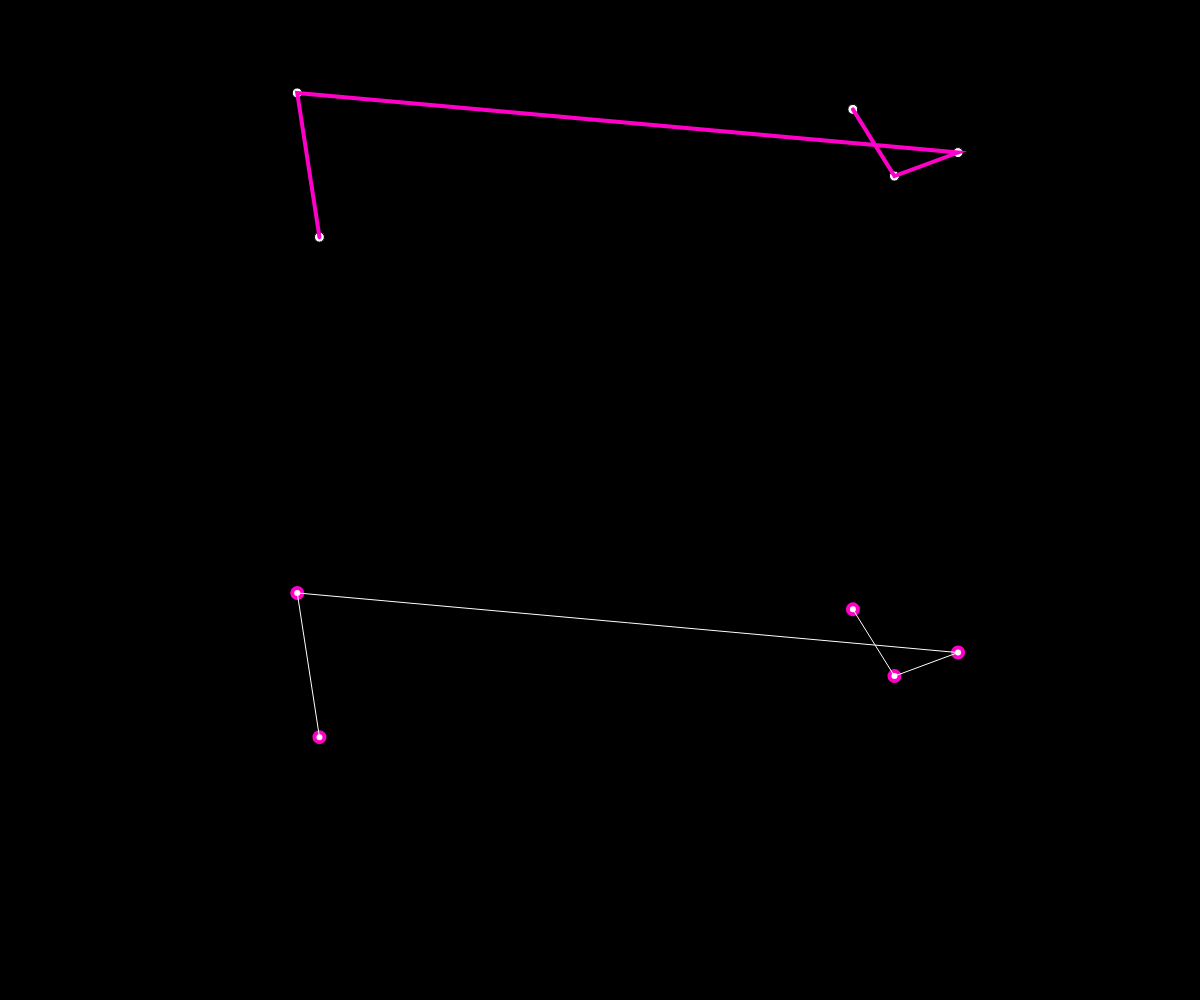
Frame 1 (no input)
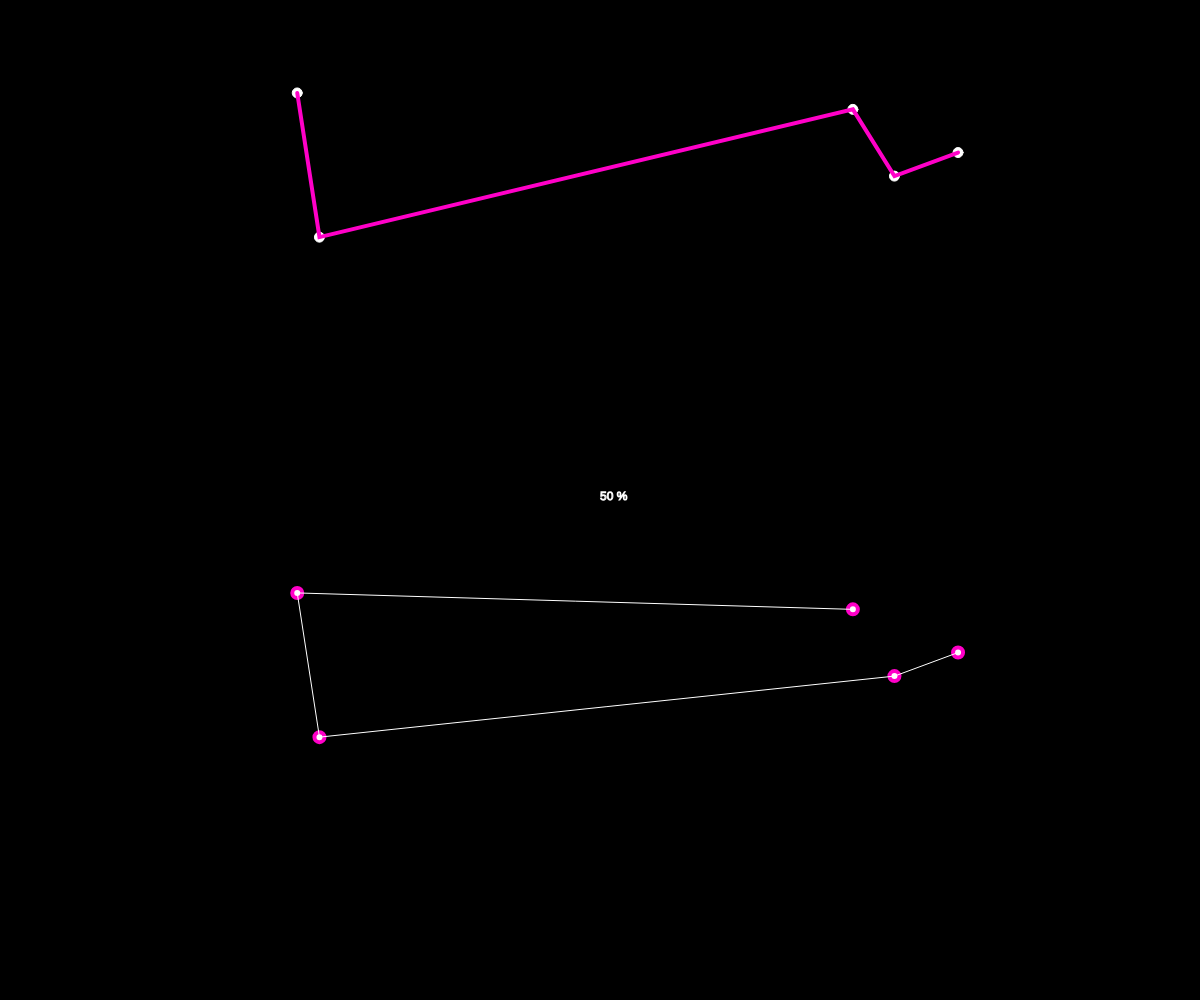
Frame 60 (no input)
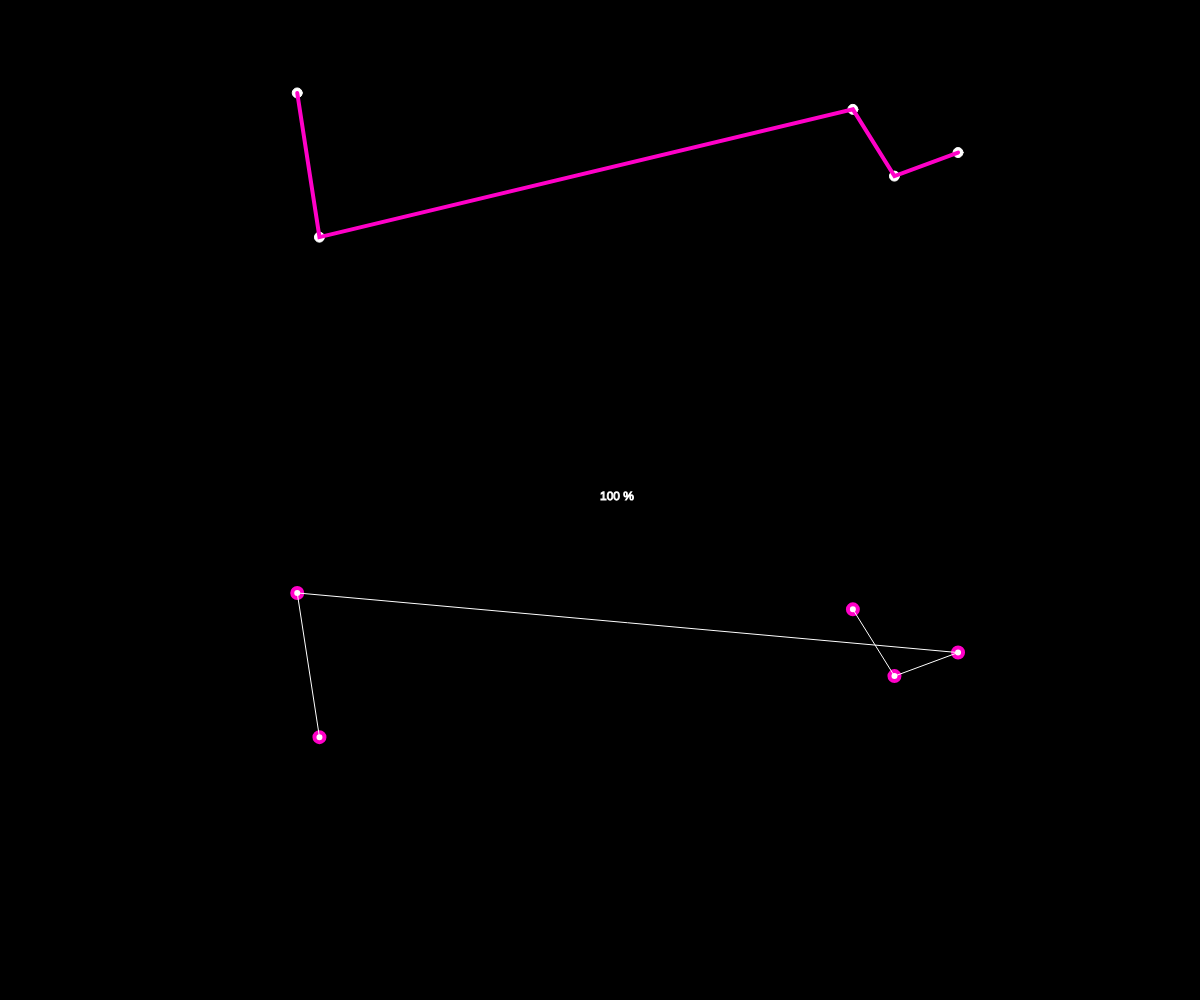
Frame 120 (the mouse pressed at the canvas centre since frame 60)

The p5.js sketch that drew these frames (run headless with seeded random() and noise() and a simulated clock; from frame 60 on, the mouse is pressed at the canvas centre):

// p5.js sketch
// ── sketch.js
let order = [];
let x = -1;
let y = -1;
let cities = [];
let totalCities = 5;
let noChecks ;
let recordDistance = 0;
let bestOrder = [];
let counter = 0;
function setup() {
  createCanvas(windowWidth, windowHeight);
  for (let i = 0; i < totalCities; i++) {
    order.push(i);
  }
  for (let i = 0; i < totalCities; i++) {
    let v = createVector(random(width - 20) + 10, random(height/2 - 20) + 10);
    cities[i] = v;
  }
  let d = calcD(cities, order);
  recordDistance = d;
  bestOrder = order.slice();
  noChecks = factorial(totalCities)
  console.log(noChecks)
}
function nextP(order) {
  for (let i = 0; i < order.length - 1; i++) {
    if (order[i] < order[i + 1]) {
      x = i;
    }
  }
  if (x === -1) {
    console.log("No more permutations");
    return null;
  }
  for (let j = x; j < order.length; j++) {
    if (order[j] > order[x]) {
      y = j;
    }
  }

  let temp = order.slice(order);
  swap(temp, x, y);
  order = rev(temp, x + 1);
  x = -1;
  return order;
}
function swap(arr, x, y) {
  let temp = arr[x];
  arr[x] = arr[y];
  arr[y] = temp;
}
function rev(arr, p) {
  let b = arr.slice(p);
  b = reverse(b);
  let c = arr.slice(0, p);
  let d = c.concat(b);
  return d;
}
function draw() {
    counter++;
  background(0);
  let pComplete = counter/noChecks*100
  text(`${pComplete} %`,width/2,height/2)
  for (let city of cities) {
    fill(255);
    ellipse(city.x, city.y, 10, 10);
  }
  beginShape();
  noFill(255);
  stroke(255, 0, 200);
  strokeWeight(4);
  for (let i = 0; i < bestOrder.length; i++) {
    let n = bestOrder[i];
    vertex(cities[n].x, cities[n].y);
  }
  endShape();
  translate(0, height/2)
  for (let city of cities) {
    fill(255);
    ellipse(city.x, city.y, 10, 10);
  }
  beginShape();
  noFill(255);
  stroke(255);
  strokeWeight(1)
  for (let i = 0; i < order.length; i++) {
    let n = order[i];
    vertex(cities[n].x, cities[n].y);
  }
  endShape();
  order = nextP(order);
  if (order === null) {
    noLoop();
  }
  if (order) {
    let d = calcD(cities, order);
    if (d < recordDistance) {
      recordDistance = d;
      bestOrder = order.slice();
    }
  }
}
function calcD(points, order) {
  let sum = 0;
  for (let i = 0; i < order.length - 1; i++) {
    let d = dist(
      points[order[i]].x,
      points[order[i]].y,
      points[order[i + 1]].x,
      points[order[i + 1]].y
    );
    sum += d;
  }
  return sum;
}
function factorial(n){
    fact = 1;
    for(let i=2;i<=n;i++){
        fact*=i;
    }
    return fact;
}
